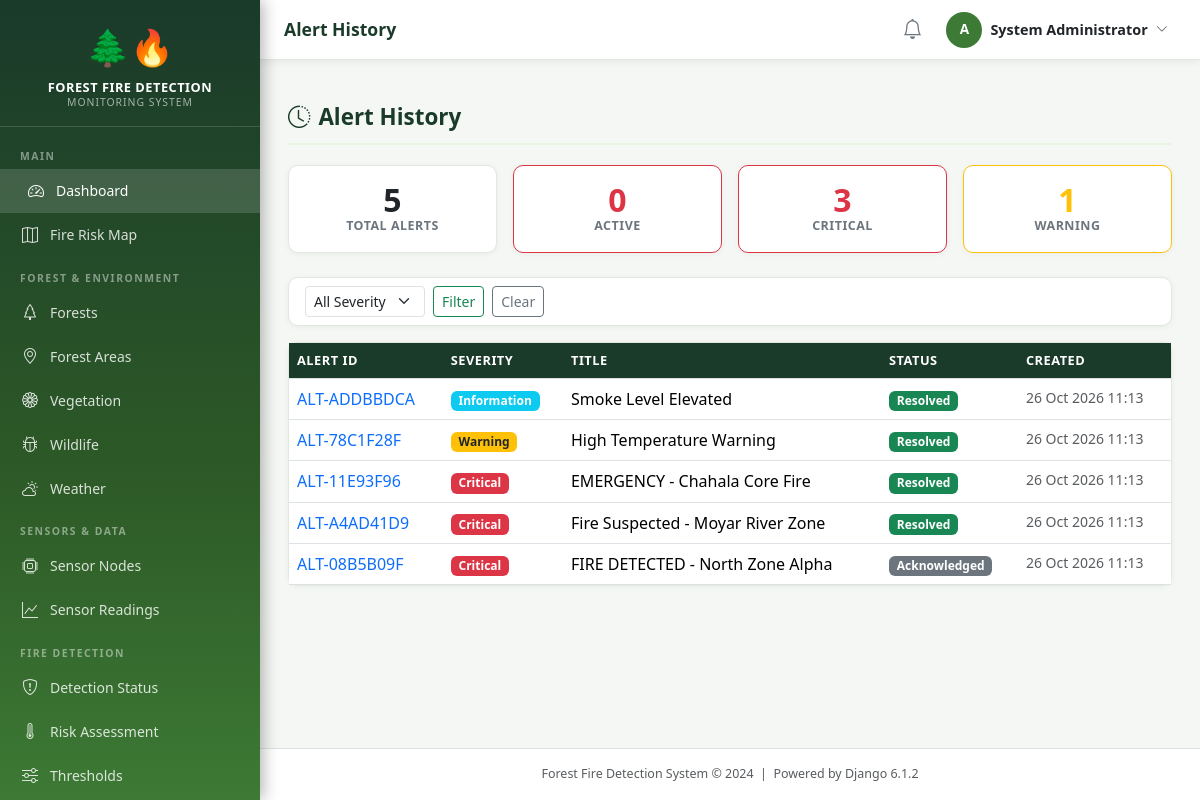
Screenshot of /dashboard/alert-history/ (signed in) with the database file from the repository.
### accounts/models.py (models this page shows, shortened)
class CustomUser(AbstractUser):
    ROLE_CHOICES = [
        ('administrator', 'Administrator'),
        ('forest_officer', 'Forest Officer'),
        ('fire_department', 'Fire Department'),
        ('local_authority', 'Local Authority'),
    ]
    role = models.CharField(max_length=20, choices=ROLE_CHOICES, default='forest_officer')
    phone_number = models.CharField(max_length=15, blank=True)
    department = models.CharField(max_length=100, blank=True)
    employee_id = models.CharField(max_length=20, blank=True)
    profile_picture = models.ImageField(upload_to='profiles/', blank=True, null=True)
    is_active = models.BooleanField(default=True)
    created_at = models.DateTimeField(auto_now_add=True)
    updated_at = models.DateTimeField(auto_now=True)
    @property
    def is_admin(self):
        return self.role == 'administrator' or self.is_superuser
    class Meta:
        verbose_name = 'User'
        verbose_name_plural = 'Users'

### alerts/models.py (models this page shows, shortened)
class Alert(models.Model):
    SEVERITY_CHOICES = [
        ('info', 'Information'),
        ('warning', 'Warning'),
        ('critical', 'Critical'),
        ('emergency', 'Emergency'),
    ]
    STATUS_CHOICES = [
        ('active', 'Active'),
        ('acknowledged', 'Acknowledged'),
        ('resolved', 'Resolved'),
        ('false_alarm', 'False Alarm'),
    ]
    alert_id = models.CharField(max_length=50, unique=True, blank=True)
    forest_area = models.ForeignKey(ForestArea, on_delete=models.SET_NULL, null=True,
                                     related_name='alerts')
    sensor_node = models.ForeignKey(SensorNode, on_delete=models.SET_NULL, null=True, blank=True,
                                     related_name='alerts')
    trigger_data = models.ForeignKey(SensorData, on_delete=models.SET_NULL, null=True, blank=True,
                                      related_name='triggered_alerts')
    severity = models.CharField(max_length=10, choices=SEVERITY_CHOICES, default='warning')
    status = models.CharField(max_length=15, choices=STATUS_CHOICES, default='active')
    title = models.CharField(max_length=300)
    message = models.TextField()
    fire_risk_score = models.DecimalField(max_digits=5, decimal_places=2, null=True, blank=True)
    condition = models.CharField(max_length=20, blank=True)
    created_at = models.DateTimeField(default=timezone.now)
    acknowledged_at = models.DateTimeField(null=True, blank=True)
    resolved_at = models.DateTimeField(null=True, blank=True)
    acknowledged_by = models.ForeignKey(
        settings.AUTH_USER_MODEL, on_delete=models.SET_NULL, null=True, blank=True,
        related_name='acknowledged_alerts'
    )
    email_sent = models.BooleanField(default=False)
    sms_sent = models.BooleanField(default=False)
    mobile_notification_sent = models.BooleanField(default=False)
    is_simulated = models.BooleanField(default=False)
    class Meta:
        ordering = ['-created_at']

### reports/views.py (the view)
# urls.py: path('alert-history/', views.alert_history, name='alert_history'),
@login_required
def alert_history(request):
    alerts = Alert.objects.select_related('forest_area', 'sensor_node').order_by('-created_at')
    severity_filter = request.GET.get('severity')
    if severity_filter:
        alerts = alerts.filter(severity=severity_filter)
    paginator = Paginator(alerts, 20)
    page_obj = paginator.get_page(request.GET.get('page'))
    stats = {
        'total': Alert.objects.count(),
        'active': Alert.objects.filter(status='active').count(),
        'by_severity': {
            'info': Alert.objects.filter(severity='info').count(),
            'warning': Alert.objects.filter(severity='warning').count(),
            'critical': Alert.objects.filter(severity='critical').count(),
            'emergency': Alert.objects.filter(severity='emergency').count(),
        }
    }
    return render(request, 'reports/alert_history.html',
                  {'page_obj': page_obj, 'title': 'Alert History',
                   'stats': stats, 'severity_filter': severity_filter})

### core/context_processors.py (called while the page is built)
def alert_context(request):
    if request.user.is_authenticated:
        try:
            count = Alert.objects.filter(status='active').count()
        except Exception:
            count = 0
        return {'active_alert_count': count}
    return {'active_alert_count': 0}

### templates/reports/alert_history.html (shortened to what this page needs)
{% extends 'base.html' %}
{% block content %}
<div class="section-header">
  <h1 class="section-title"><i class="bi bi-clock-history me-2"></i>{{ title }}</h1>
</div>
<div class="row g-3 mb-4">
  <div class="col-md-3"><div class="card text-center"><div class="card-body"><div class="stat-value">{{ stats.total }}</div><div class="stat-label">Total Alerts</div></div></div></div>
  <div class="col-md-3"><div class="card text-center border-danger"><div class="card-body"><div class="stat-value text-danger">{{ stats.active }}</div><div class="stat-label">Active</div></div></div></div>
  <div class="col-md-3"><div class="card text-center border-danger"><div class="card-body"><div class="stat-value text-danger">{{ stats.by_severity.critical }}</div><div class="stat-label">Critical</div></div></div></div>
  <div class="col-md-3"><div class="card text-center border-warning"><div class="card-body"><div class="stat-value text-warning">{{ stats.by_severity.warning }}</div><div class="stat-label">Warning</div></div></div></div>
</div>
<div class="card mb-3"><div class="card-body py-2">
  <form method="get" class="row g-2 align-items-end">
    <div class="col-auto">
      <select name="severity" class="form-select form-select-sm">
        <option value="">All Severity</option>
      </select>
    </div>
    <div class="col-auto"><button type="submit" class="btn btn-sm btn-outline-success">Filter</button></div>
    <div class="col-auto"><a href="{% url 'dashboard:alert_history' %}" class="btn btn-sm btn-outline-secondary">Clear</a></div>
  </form>
</div></div>
<div class="card"><div class="table-responsive">
  <table class="table table-hover table-forest mb-0">
    <thead><tr><th>Alert ID</th><th>Severity</th><th>Title</th><th>Status</th><th>Created</th></tr></thead>
    <tbody>
      {% for a in page_obj %}
      <tr>
        <td><a href="{% url 'alerts:alert_detail' a.pk %}">{{ a.alert_id }}</a></td>
        <td><span class="badge {% if a.severity == 'critical' or a.severity == 'emergency' %}bg-danger{% elif a.severity == 'warning' %}bg-warning text-dark{% else %}bg-info{% endif %}">{{ a.get_severity_display }}</span></td>
        <td>{{ a.title|truncatechars:60 }}</td>
        <td><span class="badge {% if a.status == 'active' %}bg-danger{% elif a.status == 'resolved' %}bg-success{% else %}bg-secondary{% endif %}">{{ a.get_status_display }}</span></td>
        <td class="small text-muted">{{ a.created_at|date:"d M Y H:i" }}</td>
      </tr>
      {% empty %}<tr><td colspan="5" class="text-center text-muted py-4">No alerts found.</td></tr>{% endfor %}
    </tbody>
  </table>
</div></div>
{% endblock %}

### templates/base.html (shortened to what this page needs)
{% load static %}
<!DOCTYPE html>
<html lang="en">
<head>
    <link href="https://cdn.jsdelivr.net/npm/bootstrap@5.3.2/dist/css/bootstrap.min.css" rel="stylesheet">
    <link href="https://cdn.jsdelivr.net/npm/bootstrap-icons@1.11.3/font/bootstrap-icons.min.css" rel="stylesheet">
    <link rel="stylesheet" href="https://unpkg.com/leaflet@1.9.4/dist/leaflet.css">
    <link rel="stylesheet" href="{% static 'css/main.css' %}">
</head>
<body>
<nav class="sidebar" id="mainSidebar">
    <div class="sidebar-brand">
        <span class="brand-icon">🌲🔥</span>
        <div class="brand-title">Forest Fire Detection</div>
        <div class="brand-subtitle">Monitoring System</div>
    </div>
    <ul class="nav flex-column py-2">
        <li class="nav-section-label">Main</li>
        <li class="nav-item">
            <a class="nav-link" href="{% url 'dashboard:home' %}">
                <span class="icon"><i class="bi bi-speedometer2"></i></span> Dashboard
            </a>
        </li>
        <li class="nav-item">
            <a class="nav-link" href="{% url 'dashboard:fire_risk_map' %}">
                <span class="icon"><i class="bi bi-map"></i></span> Fire Risk Map
            </a>
        </li>
        <li class="nav-section-label">Forest & Environment</li>
        <li class="nav-item">
            <a class="nav-link" href="{% url 'forest_env:forest_list' %}">
                <span class="icon"><i class="bi bi-tree"></i></span> Forests
            </a>
        </li>
        <li class="nav-item">
            <a class="nav-link" href="{% url 'forest_env:area_list' %}">
                <span class="icon"><i class="bi bi-geo-alt"></i></span> Forest Areas
            </a>
        </li>
        <li class="nav-item">
            <a class="nav-link" href="{% url 'forest_env:vegetation_list' %}">
                <span class="icon"><i class="bi bi-flower1"></i></span> Vegetation
            </a>
        </li>
        <li class="nav-item">
            <a class="nav-link" href="{% url 'forest_env:wildlife_list' %}">
                <span class="icon"><i class="bi bi-bug"></i></span> Wildlife
            </a>
        </li>
        <li class="nav-item">
            <a class="nav-link" href="{% url 'forest_env:weather_list' %}">
                <span class="icon"><i class="bi bi-cloud-sun"></i></span> Weather
            </a>
        </li>
        <li class="nav-section-label">Sensors & Data</li>
        <li class="nav-item">
            <a class="nav-link" href="{% url 'sensors:node_list' %}">
                <span class="icon"><i class="bi bi-cpu"></i></span> Sensor Nodes
            </a>
        </li>
        <li class="nav-item">
            <a class="nav-link" href="{% url 'sensors:reading_list' %}">
                <span class="icon"><i class="bi bi-graph-up"></i></span> Sensor Readings
            </a>
        </li>
        <li class="nav-section-label">Fire Detection</li>
        <li class="nav-item">
            <a class="nav-link" href="{% url 'detection:status' %}">
                <span class="icon"><i class="bi bi-shield-exclamation"></i></span> Detection Status
            </a>
        </li>
        <li class="nav-item">
            <a class="nav-link" href="{% url 'detection:risk_dashboard' %}">
                <span class="icon"><i class="bi bi-thermometer-high"></i></span> Risk Assessment
            </a>
        </li>
        <li class="nav-item">
            <a class="nav-link" href="{% url 'detection:threshold_list' %}">
                <span class="icon"><i class="bi bi-sliders"></i></span> Thresholds
            </a>
        </li>
    </ul>
</nav>
<div class="main-content">
    <div class="top-navbar">
        <div class="d-flex align-items-center gap-3">
            <span class="page-title-nav">{% block page_title %}{{ title|default:"Dashboard" }}{% endblock %}</span>
        </div>
        <div class="d-flex align-items-center gap-3">
            <a href="{% url 'alerts:alert_list' %}" class="position-relative text-secondary">
                <i class="bi bi-bell fs-5"></i>
            </a>
            <div class="dropdown">
                <button class="btn btn-sm d-flex align-items-center gap-2 border-0 bg-transparent"
                        data-bs-toggle="dropdown">
                    <div class="user-avatar">{{ user.username|first|upper }}</div>
                    <span class="d-none d-sm-inline text-dark fw-semibold" style="font-size:0.9rem;">
                        {{ user.get_full_name|default:user.username }}
                    </span>
                    <i class="bi bi-chevron-down small text-muted"></i>
                </button>
            </div>
        </div>
    </div>
    <div class="px-4 pt-3">
    </div>
    <div class="content-area">
        {% block content %}{% endblock %}
    </div>
    <footer class="text-center py-3 text-muted border-top bg-white" style="font-size:0.78rem;">
        Forest Fire Detection System &copy; 2024 &nbsp;|&nbsp; Powered by Django 6.1.2
    </footer>
</div>
</body>
</html>

### static/css/main.css (style rules this page uses)
:root { --forest-dark: #1a3a2a; --forest-green: #2d5a27; --forest-mid: #3d7a35; --forest-light: #5a9e4e; --forest-pale: #e8f5e2; --fire-red: #c0392b; --fire-orange: #e67e22; --fire-yellow: #f39c12; --warning-amber: #f0ad4e; --text-dark: #1a2a1a; --sidebar-width: 260px; --header-height: 60px; }
body { font-family: 'Segoe UI', system-ui, -apple-system, sans-serif; background-color: #f4f7f4; color: var(--text-dark); margin: 0; padding: 0; }
a { text-decoration: none; }
.sidebar { position: fixed; top: 0; left: 0; width: var(--sidebar-width); height: 100vh; background: linear-gradient(180deg, var(--forest-dark) 0%, var(--forest-green) 60%, var(--forest-mid) 100%); z-index: 1000; overflow-y: auto; transition: transform 0.3s ease; box-shadow: 3px 0 15px rgba(0,0,0,0.3); }
.sidebar-brand { padding: 20px 20px 15px; border-bottom: 1px solid rgba(255,255,255,0.15); text-align: center; }
.sidebar-brand .brand-icon { font-size: 2.2rem; display: block; margin-bottom: 6px; }
.sidebar-brand .brand-title { color: #fff; font-size: 0.8rem; font-weight: 700; letter-spacing: 0.5px; line-height: 1.3; text-transform: uppercase; }
.sidebar-brand .brand-subtitle { color: rgba(255,255,255,0.6); font-size: 0.65rem; letter-spacing: 1px; text-transform: uppercase; }
.nav-section-label { padding: 14px 20px 4px; color: rgba(255,255,255,0.45); font-size: 0.65rem; font-weight: 700; letter-spacing: 1.5px; text-transform: uppercase; }
.sidebar .nav-link { color: rgba(255,255,255,0.82); padding: 10px 20px; border-radius: 0; font-size: 0.875rem; display: flex; align-items: center; gap: 10px; transition: all 0.2s; }
.sidebar .nav-link:hover, .sidebar .nav-link.active { background: rgba(255,255,255,0.15); color: #fff; padding-left: 26px; }
.sidebar .nav-link .icon { width: 20px; text-align: center; font-size: 1rem; }
.main-content { margin-left: var(--sidebar-width); min-height: 100vh; display: flex; flex-direction: column; }
.top-navbar { background: #fff; border-bottom: 1px solid #e0e8e0; height: var(--header-height); display: flex; align-items: center; padding: 0 24px; position: sticky; top: 0; z-index: 999; box-shadow: 0 2px 8px rgba(0,0,0,0.06); justify-content: space-between; }
.page-title-nav { font-size: 1.1rem; font-weight: 600; color: var(--forest-dark); }
.user-avatar { width: 36px; height: 36px; border-radius: 50%; background: var(--forest-mid); color: #fff; display: flex; align-items: center; justify-content: center; font-weight: 700; font-size: 0.85rem; }
.content-area { padding: 28px; flex: 1; }
.stat-value { font-size: 2rem; font-weight: 700; line-height: 1.1; }
.stat-label { font-size: 0.78rem; color: #6c757d; text-transform: uppercase; letter-spacing: 0.5px; font-weight: 600; }
.table-forest th { background-color: var(--forest-dark); color: #fff; font-size: 0.8rem; text-transform: uppercase; letter-spacing: 0.5px; font-weight: 600; }
.card { border: 1px solid #e0e8e0; border-radius: 10px; box-shadow: 0 1px 6px rgba(0,0,0,0.05); }
.section-header { display: flex; align-items: center; justify-content: space-between; margin-bottom: 20px; padding-bottom: 12px; border-bottom: 2px solid var(--forest-pale); }
.section-title { font-size: 1.4rem; font-weight: 700; color: var(--forest-dark); margin: 0; }

### rows the page displays
CustomUser: username|first "A", get_full_name "System Administrator"
Alert: alert_id "ALT-ADDBBDCA", severity "Information", title "Smoke Level Elevated", status "Resolved", created_at "26 Oct 2026 11:13"
Alert: alert_id "ALT-78C1F28F", severity "Warning", title "High Temperature Warning", status "Resolved", created_at "26 Oct 2026 11:13"
Alert: alert_id "ALT-11E93F96", severity "Critical", title "EMERGENCY - Chahala Core Fire", status "Resolved", created_at "26 Oct 2026 11:13"
Alert: alert_id "ALT-A4AD41D9", severity "Critical", title "Fire Suspected - Moyar River Zone", status "Resolved", created_at "26 Oct 2026 11:13"
Alert: alert_id "ALT-08B5B09F", severity "Critical", title "FIRE DETECTED - North Zone Alpha", status "Acknowledged", created_at "26 Oct 2026 11:13"

### other values shown
{{ title|default:"Dashboard" }} "Alert History"
{{ title }} "Alert History"
{{ stats.total }} "5"
{{ stats.active }} "0"
{{ stats.by_severity.critical }} "3"
{{ stats.by_severity.warning }} "1"
